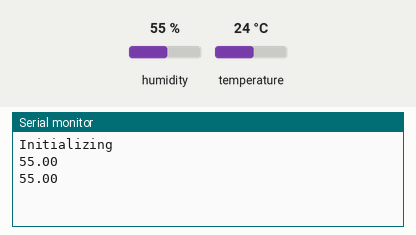
This sketch was run on a simulated Arduino Uno, built with avr-gcc and run on an emulated ATmega328P. On the bench: the last lines printed to the serial monitor. Inputs (shaded band) come from the test bench; at power-on: humidity 55 %, temperature 24 °C.

Above: at 2.8 s.
2.9 s: humidity set to 22 %
At 5.0 s:
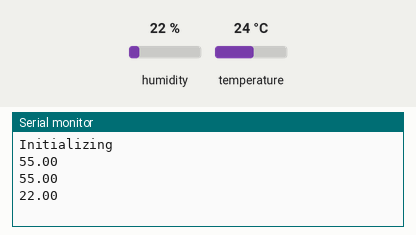
5.6 s: humidity set to 40 %
At 7.3 s:
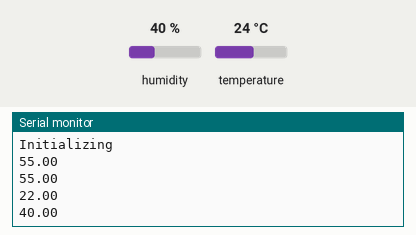
Timing chart, 0 to 8.8 s (numbered marks = the images above; inputs shaded):
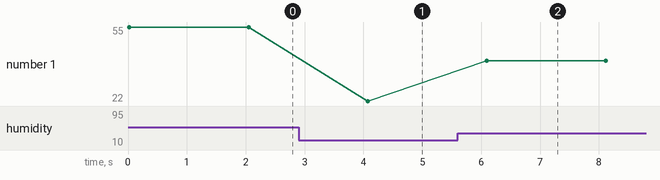

The sketch:

humidity.ino
```cpp
#include "DHT.h"

static const uint8_t D0 = 16;
static const uint8_t D1 = 5;
static const uint8_t D2 = 4;
static const uint8_t D3 = 0;
static const uint8_t D4 = 2;
static const uint8_t D5 = 14;
static const uint8_t D6 = 12;
static const uint8_t D7 = 13;
static const uint8_t D8 = 15;
static const uint8_t D9 = 3;
static const uint8_t D10 = 1;

#define DHTPIN D7
#define DHTTYPE DHT11
DHT dht(DHTPIN, DHTTYPE);

void setup() {
  Serial.begin(9600);
  Serial.println("Initializing");
  dht.begin();
}

void loop() {
  // put your main code here, to run repeatedly:
  float h = dht.readHumidity();
  Serial.println(h);
  delay(2000);
}
```

Measured:
- after the input at 2.9 s, the serial monitor: prints a new line after 1.2 s (image 1)
- after the input at 5.6 s, the serial monitor: prints a new line after 0.49 s (image 2)
- plotted number 1: 55 → 22 after the input at 2.9 s, 22 → 40 after the input at 5.6 s
